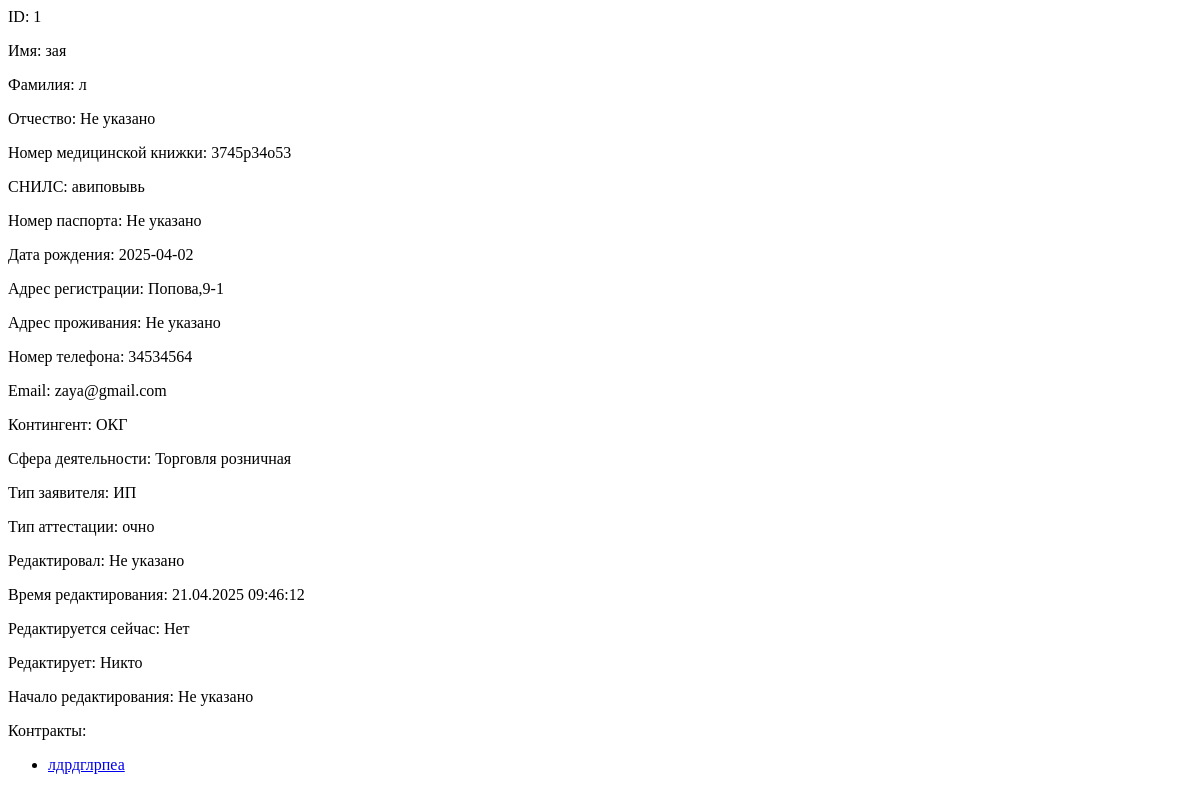
The page /applicants/1 on the database as committed earlier.
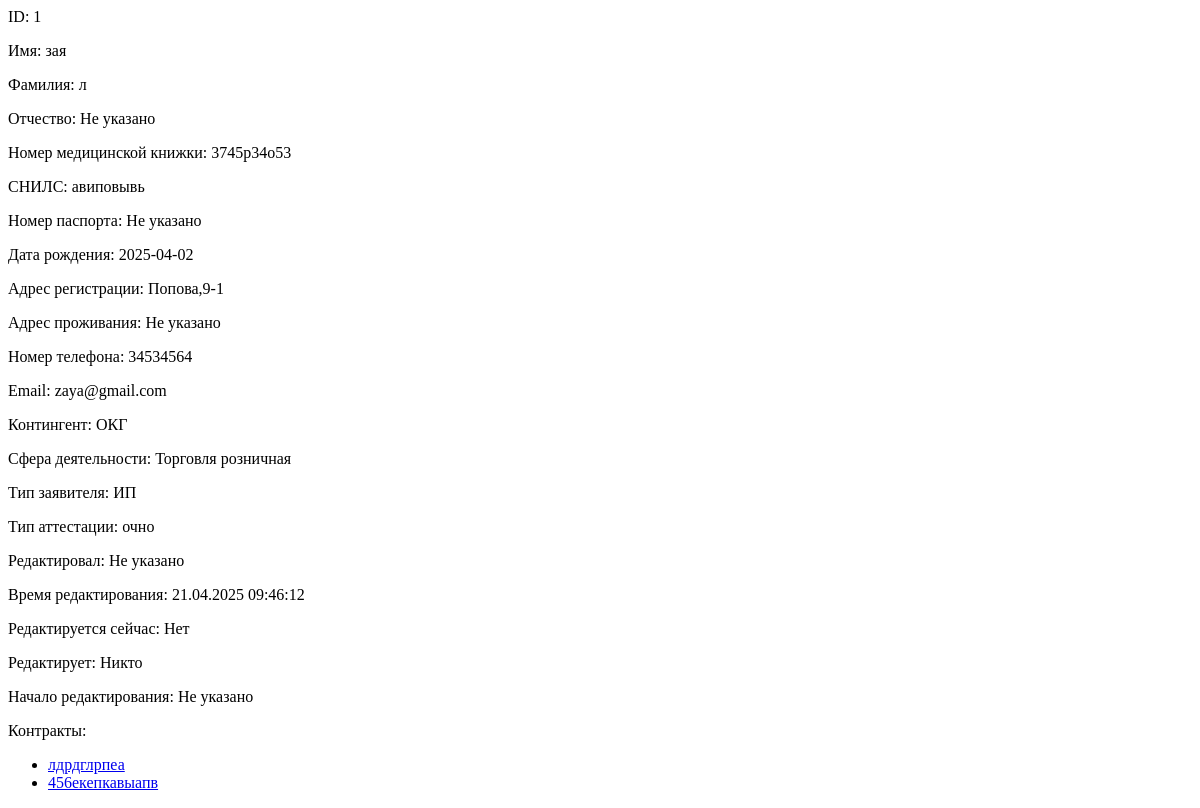
The same page on the database as committed later.
### models/models.py (models this page shows, shortened)
class Applicant(db.Model):
    id = db.Column(db.Integer, primary_key=True)
    first_name = db.Column(String(80), nullable=False)
    last_name = db.Column(String(80), nullable=False)
    middle_name = db.Column(String(80), nullable=True)
    medbook_number = db.Column(String(50), unique=True, nullable=False)
    snils_number = db.Column(String(14), unique=True, nullable=False)  # 11 цифр + 3 разделителя
    passport_number = db.Column(String(20), nullable=True)  # 10 цифр (или 4+6)
    birth_date = db.Column(DateTime, nullable=False)
    registration_address = db.Column(String(200), nullable=True)
    residence_address = db.Column(String(200), nullable=True)
    phone_number = db.Column(String(20), nullable=True)
    email = db.Column(String(120), nullable=True)
    contingent_id = db.Column(Integer, ForeignKey('contingent.id'), nullable=False)
    work_field_id = db.Column(Integer, ForeignKey('work_field.id'), nullable=False)
    applicant_type_id = db.Column(Integer, ForeignKey('applicant_type.id'), nullable=False)
    attestation_type_id = db.Column(Integer, ForeignKey('attestation_type.id'), nullable=False)
    edited_by_user_id = db.Column(Integer, ForeignKey('user.id'), nullable=True)
    edited_time = db.Column(DateTime, nullable=True)
    is_editing_now = db.Column(Boolean, nullable=True)
    editing_by_id = db.Column(Integer, ForeignKey('user.id'), nullable=True)
    editing_started_at = db.Column(DateTime, nullable=True)
    contracts = db.relationship('Contract', secondary=applicant_contract, backref='applicants')
    contingent = db.relationship('Contingent', backref='applicants', lazy='joined')
    work_field = db.relationship('WorkField', backref='applicants', lazy='joined')
    applicant_type = db.relationship('ApplicantType', backref='applicants', lazy='joined')
    attestation_type = db.relationship('AttestationType', backref='applicants', lazy='joined')

class Contingent(db.Model):
    id = db.Column(db.Integer, primary_key=True)
    name = db.Column(db.String(30), nullable=False)
    additional_info = db.Column(Text)

class WorkField(db.Model):
    id = db.Column(db.Integer, primary_key=True)
    name = db.Column(db.String(100), nullable=False)
    additional_info = db.Column(Text)

class ApplicantType(db.Model):
    id = db.Column(db.Integer, primary_key=True)
    name = db.Column(String(10), nullable=False)
    additional_info = db.Column(Text)

class AttestationType(db.Model):
    id = db.Column(db.Integer, primary_key=True)
    name = db.Column(String(10), nullable=False)
    additional_info = db.Column(Text)

class Contract(db.Model):
    id = db.Column(db.Integer, primary_key=True)
    number = db.Column(String(50), nullable=False)
    contract_date = db.Column(DateTime, nullable=False)
    name = db.Column(Text)
    expiration_date = db.Column(DateTime)
    is_extended = db.Column(Boolean, nullable=False)
    organization_id = db.Column(Integer, ForeignKey('organization.id'))
    additional_info = db.Column(Text)
    organization = db.relationship('Organization', backref='contracts')

### routers/routes.py (the view)
@routes_bp.route('/applicants/<int:applicant_id>')
def applicant_details(applicant_id):
    applicant = Applicant.query.get_or_404(applicant_id)
    return render_template('applicant_details.html',
                           applicant=applicant,
                           timezone=timezone)

### templates/applicant_details.html
<p>ID: {{ applicant.id }}</p>
<p>Имя: {{ applicant.first_name }}</p>
<p>Фамилия: {{ applicant.last_name }}</p>
<p>Отчество: {{ applicant.middle_name or 'Не указано' }}</p>
<p>Номер медицинской книжки: {{ applicant.medbook_number }}</p>
<p>СНИЛС: {{ applicant.snils_number }}</p>
<p>Номер паспорта: {{ applicant.passport_number or 'Не указано' }}</p>
<p>Дата рождения: {{ applicant.birth_date.strftime('%Y-%m-%d') }}</p>
<p>Адрес регистрации: {{ applicant.registration_address or 'Не указано' }}</p>
<p>Адрес проживания: {{ applicant.residence_address or 'Не указано' }}</p>
<p>Номер телефона: {{ applicant.phone_number or 'Не указано' }}</p>
<p>Email: {{ applicant.email or 'Не указано' }}</p>
<p>Контингент: {{ applicant.contingent.name }}</p>
<p>Сфера деятельности: {{ applicant.work_field.name }}</p>
<p>Тип заявителя: {{ applicant.applicant_type.name }}</p>
<p>Тип аттестации: {{ applicant.attestation_type.name }}</p>
<p>Редактировал:
    {% if applicant.edited_by %}
        {{ applicant.edited_by.last_name }} {{ applicant.edited_by.first_name }} (ID: {{ applicant.edited_by.id }})
    {% else %}
        Не указано
    {% endif %}
</p>
<p>Время
    редактирования: {{ applicant.edited_time.replace(tzinfo=timezone.utc).astimezone(tz=None).strftime('%d.%m.%Y %H:%M:%S') if applicant.edited_time else 'Не указано' }}</p>
<p>Редактируется сейчас: {{ 'Да' if applicant.is_editing_now else 'Нет' }}</p>
<p>Редактирует:
    {% if applicant.editing_by %}
        {{ applicant.editing_by.last_name }} {{ applicant.editing_by.first_name }} (ID: {{ applicant.editing_by.id }})
    {% else %}
        Никто
    {% endif %}
</p>
<p>Начало
    редактирования: {{ applicant.editing_started_at.strftime('%Y-%m-%d %H:%M:%S UTC') if applicant.editing_started_at else 'Не указано' }}</p>
<p>Контракты:</p>
<ul>
    {% for contract in applicant.contracts %}
        <li><a href="{{ url_for('routes.contract_details', contract_id=contract.id) }}">{{ contract.number }}</a></li>
    {% endfor %}
</ul>
</body>
</html>

Rows that differ between the two databases and show on the page:
added Contract: number "456екепкавыапв"
